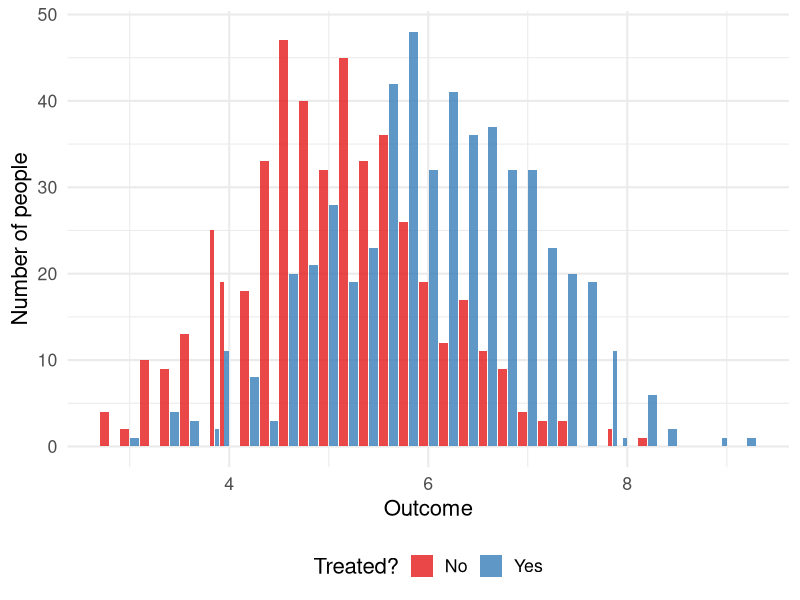
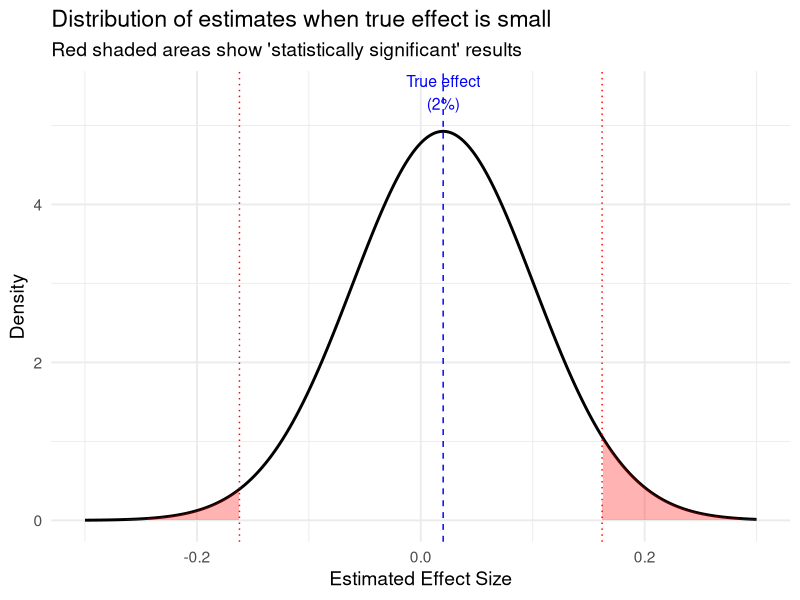
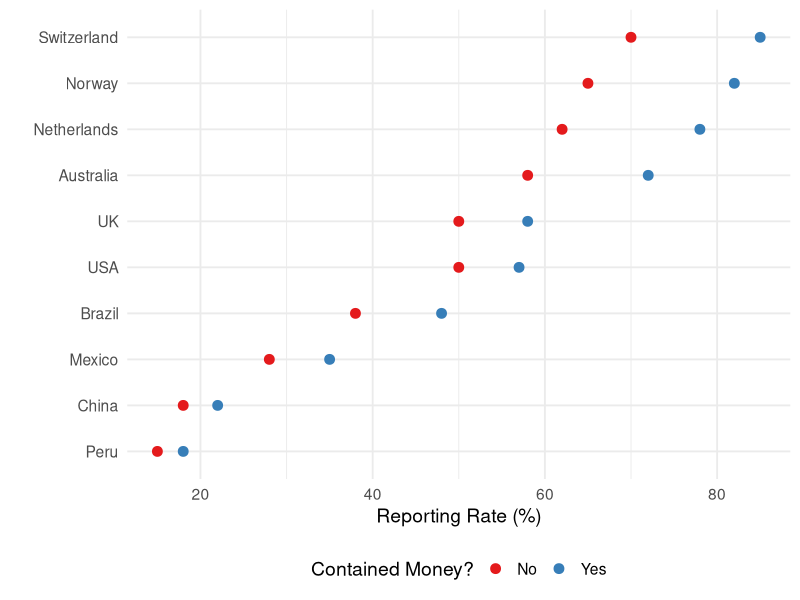

R code for these plots, in order:
## ---- chunk 1
#| echo: false
#| message: false
#| warning: false
library(tidyverse)
library(knitr)
## ---- chunk 2
#| output-location: column
# Simulate treatment effect
set.seed(853)
ate_example <- tibble(
  person = 1:1000,
  treated = sample(
    c("Yes", "No"), 
    size = 1000, 
    replace = TRUE
  )
) |>
  mutate(outcome = case_when(
    treated == "No" ~ rnorm(n(), 5, 1),
    treated == "Yes" ~ rnorm(n(), 6, 1)
  ))

# View the data
ate_example |> head()
## ---- chunk 3
#| echo: false
#| fig-height: 5
ate_example |>
  ggplot(aes(x = outcome, fill = treated)) +
  geom_histogram(position = "dodge2", binwidth = 0.2, alpha = 0.8) +
  theme_minimal(base_size = 16) +
  labs(x = "Outcome", y = "Number of people", fill = "Treated?") +
  scale_fill_brewer(palette = "Set1") +
  theme(legend.position = "bottom")
## ---- chunk 4
ate_example |>
  summarise(
    mean_outcome = mean(outcome),
    sd_outcome = sd(outcome),
    n = n(),
    .by = treated
  )
## ---- chunk 5
#| echo: false
#| fig-height: 5
# Illustrate the winner's curse
x <- seq(-0.3, 0.3, length.out = 1000)
true_effect <- 0.02
se <- 0.081

df <- tibble(
  x = x,
  density = dnorm(x, mean = true_effect, sd = se)
)

ggplot(df, aes(x = x, y = density)) +
  geom_line(linewidth = 1) +
  geom_vline(xintercept = true_effect, linetype = "dashed", colour = "blue") +
  geom_vline(xintercept = c(-2*se, 2*se), linetype = "dotted", colour = "red") +
  geom_area(data = filter(df, x > 2*se), fill = "red", alpha = 0.3) +
  geom_area(data = filter(df, x < -2*se), fill = "red", alpha = 0.3) +
  annotate("text", x = true_effect, y = max(df$density)*1.1, 
           label = "True effect\n(2%)", colour = "blue", size = 4) +
  theme_minimal(base_size = 14) +
  labs(x = "Estimated Effect Size", y = "Density",
       title = "Distribution of estimates when true effect is small",
       subtitle = "Red shaded areas show 'statistically significant' results")
## ---- chunk 6
# Calculate required sample size
effect_size <- 0.60 - 0.50  # 10 percentage points
se_coefficient <- 2.8  # For 80% power
max_se <- 0.5  # Conservative standard error

n_required <- (se_coefficient * max_se / effect_size)^2
cat("Required sample size:", ceiling(n_required))
## ---- chunk 7
# Sample size for comparing two proportions
effect_size <- 0.10
se_coefficient <- 2.8

n_required <- (se_coefficient / effect_size)^2
cat("Total sample needed:", ceiling(n_required), 
    "\nPer country:", ceiling(n_required/2))
## ---- chunk 8
# Simulate an experiment
n <- 100
y_if_control <- rnorm(n, 60, 20)
y_if_treated <- y_if_control + 5  # True effect = 5 points

# Randomise treatment
z <- sample(rep(c(0, 1), n/2))
y <- ifelse(z == 1, y_if_treated, y_if_control)

# Estimate effect
diff <- mean(y[z == 1]) - mean(y[z == 0])
se_diff <- sqrt(var(y[z == 0])/sum(z == 0) + var(y[z == 1])/sum(z == 1))
cat("Estimated effect:", round(diff, 1), "± SE:", round(se_diff, 1))
## ---- chunk 9
# Set up poststratification data
poststrat_data <- data.frame(
  pid = c("Republican", "Democrat", "Independent"),
  N = c(0.33, 0.36, 0.31),
  trump_support = c(0.91, 0.05, 0.49)
)

# Calculate poststratified estimate
poststrat_est <- sum(poststrat_data$N * poststrat_data$trump_support) / 
                 sum(poststrat_data$N)
cat("Poststratified Trump support:", round(poststrat_est * 100, 1), "%")
## ---- chunk 10
# Create poststratification table
J <- c(2, 4, 4)  # sex, age, ethnicity levels
poststrat <- expand.grid(
  sex = 1:J[1],
  age = 1:J[2],
  eth = 1:J[3]
)

# Add population proportions (simplified)
p_sex <- c(0.52, 0.48)
p_age <- c(0.2, 0.25, 0.3, 0.25)
p_eth <- c(0.7, 0.1, 0.1, 0.1)

poststrat$N <- 250e6 * p_sex[poststrat$sex] * 
               p_age[poststrat$age] * p_eth[poststrat$eth]

head(poststrat)
## ---- chunk 11
#| echo: false
#| fig-height: 5
# Simulated results inspired by the paper
countries <- c("Switzerland", "Norway", "Netherlands", "Australia", "UK", "USA", 
               "Brazil", "China", "Mexico", "Peru")
no_money <- c(70, 65, 62, 58, 50, 50, 38, 18, 28, 15)
with_money <- c(85, 82, 78, 72, 58, 57, 48, 22, 35, 18)

honesty_data <- tibble(
  Country = rep(countries, 2),
  Money = rep(c("No", "Yes"), each = 10),
  Rate = c(no_money, with_money)
)

ggplot(honesty_data, aes(x = Rate, y = reorder(Country, Rate), colour = Money)) +
  geom_point(size = 3) +
  theme_minimal(base_size = 14) +
  labs(x = "Reporting Rate (%)", y = "", colour = "Contained Money?") +
  scale_colour_brewer(palette = "Set1") +
  theme(legend.position = "bottom")
